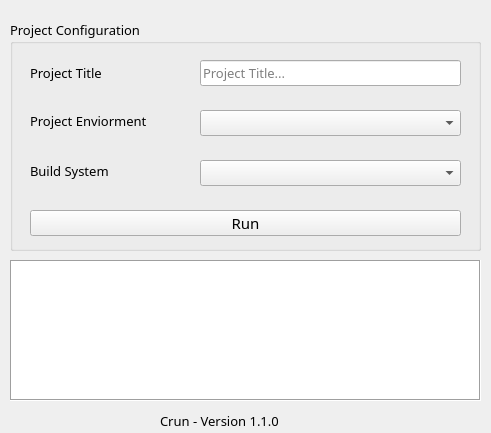
<?xml version="1.0" encoding="UTF-8"?>
<ui version="4.0">
 <class>MainWindow</class>
 <widget class="QMainWindow" name="MainWindow">
  <property name="geometry">
   <rect>
    <x>0</x>
    <y>0</y>
    <width>491</width>
    <height>433</height>
   </rect>
  </property>
  <property name="windowTitle">
   <string>MainWindow</string>
  </property>
  <property name="styleSheet">
   <string notr="true"/>
  </property>
  <widget class="QWidget" name="centralwidget">
   <widget class="QLabel" name="label">
    <property name="geometry">
     <rect>
      <x>160</x>
      <y>410</y>
      <width>161</width>
      <height>21</height>
     </rect>
    </property>
    <property name="font">
     <font>
      <family>Fira Code</family>
      <pointsize>10</pointsize>
     </font>
    </property>
    <property name="text">
     <string>Crun - Version 1.1.0</string>
    </property>
   </widget>
   <widget class="QGroupBox" name="groupBox">
    <property name="geometry">
     <rect>
      <x>10</x>
      <y>20</y>
      <width>471</width>
      <height>231</height>
     </rect>
    </property>
    <property name="font">
     <font>
      <family>Fira Code</family>
      <pointsize>10</pointsize>
     </font>
    </property>
    <property name="title">
     <string>Project Configuration</string>
    </property>
    <widget class="QLineEdit" name="lineEdit">
     <property name="geometry">
      <rect>
       <x>190</x>
       <y>40</y>
       <width>261</width>
       <height>26</height>
      </rect>
     </property>
     <property name="font">
      <font>
       <family>Fira Code</family>
       <pointsize>10</pointsize>
      </font>
     </property>
     <property name="tabletTracking">
      <bool>false</bool>
     </property>
     <property name="inputMask">
      <string/>
     </property>
     <property name="text">
      <string/>
     </property>
     <property name="maxLength">
      <number>32767</number>
     </property>
     <property name="frame">
      <bool>true</bool>
     </property>
     <property name="echoMode">
      <enum>QLineEdit::EchoMode::Normal</enum>
     </property>
     <property name="cursorPosition">
      <number>0</number>
     </property>
     <property name="dragEnabled">
      <bool>true</bool>
     </property>
     <property name="placeholderText">
      <string>Project Title...</string>
     </property>
    </widget>
    <widget class="QLabel" name="label_3">
     <property name="geometry">
      <rect>
       <x>20</x>
       <y>37</y>
       <width>111</width>
       <height>31</height>
      </rect>
     </property>
     <property name="font">
      <font>
       <family>Fira Code</family>
       <pointsize>10</pointsize>
      </font>
     </property>
     <property name="text">
      <string>Project Title</string>
     </property>
    </widget>
    <widget class="QLabel" name="label_4">
     <property name="geometry">
      <rect>
       <x>20</x>
       <y>130</y>
       <width>101</width>
       <height>41</height>
      </rect>
     </property>
     <property name="font">
      <font>
       <family>Fira Code</family>
       <pointsize>10</pointsize>
      </font>
     </property>
     <property name="text">
      <string>Build System</string>
     </property>
    </widget>
    <widget class="QPushButton" name="pushButton">
     <property name="geometry">
      <rect>
       <x>20</x>
       <y>190</y>
       <width>431</width>
       <height>26</height>
      </rect>
     </property>
     <property name="font">
      <font>
       <family>Fira Code</family>
       <pointsize>11</pointsize>
      </font>
     </property>
     <property name="text">
      <string>Run</string>
     </property>
    </widget>
    <widget class="QLabel" name="label_5">
     <property name="geometry">
      <rect>
       <x>20</x>
       <y>80</y>
       <width>151</width>
       <height>41</height>
      </rect>
     </property>
     <property name="font">
      <font>
       <family>Fira Code</family>
       <pointsize>10</pointsize>
      </font>
     </property>
     <property name="text">
      <string>Project Enviorment</string>
     </property>
    </widget>
    <widget class="QComboBox" name="comboBox">
     <property name="geometry">
      <rect>
       <x>190</x>
       <y>90</y>
       <width>261</width>
       <height>26</height>
      </rect>
     </property>
     <property name="font">
      <font>
       <family>Fira Code</family>
       <pointsize>10</pointsize>
      </font>
     </property>
     <property name="cursor">
      <cursorShape>PointingHandCursor</cursorShape>
     </property>
     <property name="mouseTracking">
      <bool>false</bool>
     </property>
     <property name="autoFillBackground">
      <bool>false</bool>
     </property>
     <property name="currentIndex">
      <number>-1</number>
     </property>
     <property name="maxVisibleItems">
      <number>10</number>
     </property>
     <property name="duplicatesEnabled">
      <bool>false</bool>
     </property>
     <item>
      <property name="text">
       <string>Quick C Project Enviornment</string>
      </property>
      <property name="icon">
       <iconset theme="applications-other"/>
      </property>
     </item>
     <item>
      <property name="text">
       <string>Quick C++ Project Enviornment</string>
      </property>
      <property name="icon">
       <iconset theme="applications-other"/>
      </property>
     </item>
     <item>
      <property name="text">
       <string>C Project Enviornment</string>
      </property>
      <property name="icon">
       <iconset theme="applications-other"/>
      </property>
     </item>
     <item>
      <property name="text">
       <string>C++ Project Enviornment</string>
      </property>
      <property name="icon">
       <iconset theme="applications-other"/>
      </property>
     </item>
     <item>
      <property name="text">
       <string>C-SDL1.2 Project Enviornment</string>
      </property>
      <property name="icon">
       <iconset theme="applications-other"/>
      </property>
     </item>
     <item>
      <property name="text">
       <string>C++-Qt Project Enviornment</string>
      </property>
      <property name="icon">
       <iconset theme="applications-other"/>
      </property>
     </item>
     <item>
      <property name="text">
       <string>Web Project Enviornment</string>
      </property>
      <property name="icon">
       <iconset theme="applications-other"/>
      </property>
     </item>
    </widget>
    <widget class="QComboBox" name="comboBox_2">
     <property name="geometry">
      <rect>
       <x>190</x>
       <y>140</y>
       <width>261</width>
       <height>26</height>
      </rect>
     </property>
     <property name="font">
      <font>
       <family>Fira Code</family>
       <pointsize>10</pointsize>
      </font>
     </property>
     <property name="cursor">
      <cursorShape>PointingHandCursor</cursorShape>
     </property>
     <property name="currentIndex">
      <number>-1</number>
     </property>
     <item>
      <property name="text">
       <string>Unix Makefiles</string>
      </property>
      <property name="icon">
       <iconset theme="application-x-executable"/>
      </property>
     </item>
     <item>
      <property name="text">
       <string>Ninja</string>
      </property>
      <property name="icon">
       <iconset theme="application-x-executable"/>
      </property>
     </item>
    </widget>
   </widget>
   <widget class="QPlainTextEdit" name="plainTextEdit">
    <property name="geometry">
     <rect>
      <x>10</x>
      <y>260</y>
      <width>471</width>
      <height>141</height>
     </rect>
    </property>
    <property name="font">
     <font>
      <family>Fira Code</family>
      <pointsize>10</pointsize>
     </font>
    </property>
    <property name="cursor" stdset="0">
     <cursorShape>IBeamCursor</cursorShape>
    </property>
    <property name="autoFillBackground">
     <bool>false</bool>
    </property>
    <property name="frameShape">
     <enum>QFrame::Shape::Box</enum>
    </property>
    <property name="frameShadow">
     <enum>QFrame::Shadow::Sunken</enum>
    </property>
    <property name="midLineWidth">
     <number>0</number>
    </property>
    <property name="horizontalScrollBarPolicy">
     <enum>Qt::ScrollBarPolicy::ScrollBarAlwaysOff</enum>
    </property>
    <property name="tabChangesFocus">
     <bool>true</bool>
    </property>
    <property name="readOnly">
     <bool>false</bool>
    </property>
    <property name="overwriteMode">
     <bool>false</bool>
    </property>
    <property name="backgroundVisible">
     <bool>false</bool>
    </property>
   </widget>
  </widget>
 </widget>
 <resources/>
 <connections/>
</ui>
